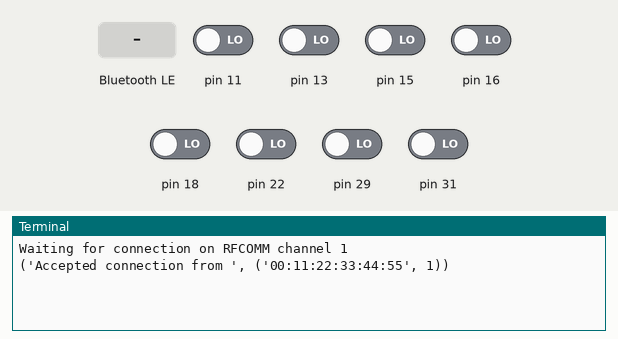
Bench run of a program on a simulated Raspberry Pi (header pin numbers). Parts: the last lines printed to the terminal. Inputs (shaded band) come from the test bench; at power-on: pin 11, pin 13, pin 15, pin 16, pin 18, pin 22, pin 29, pin 31 LOW. A phone connects over Bluetooth after 1 s. At 5.8 s the program stops and its outputs stay as they are.

Above: at 1.2 s.
1.3 s: "voltage" written over Bluetooth
At 2.5 s:
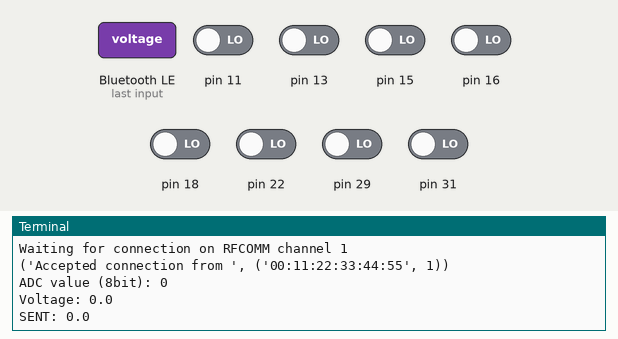
2.8 s: "1" written over Bluetooth
At 3.7 s:
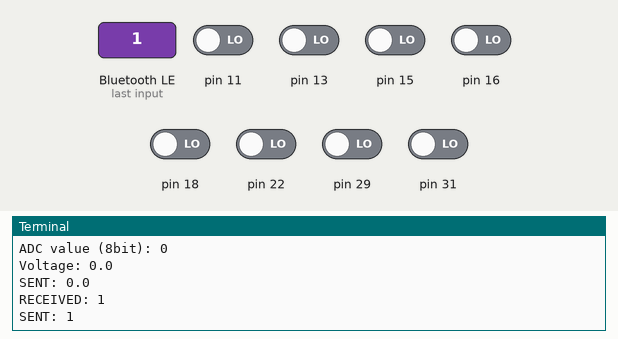
4.3 s: "on" written over Bluetooth
At 4.8 s:
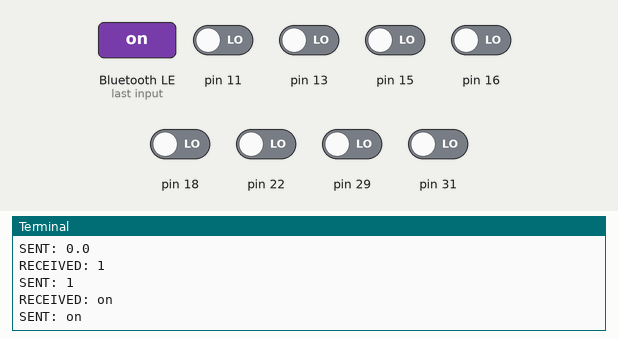
5.8 s: "disconnect" written over Bluetooth
At 7.0 s:
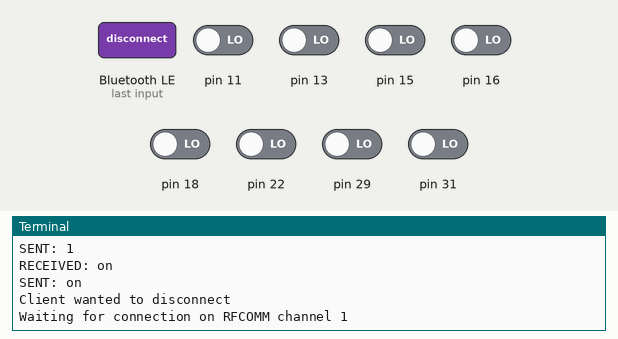

The program:

Bluetooth-SPP_server.py
```python
import os
import glob
import time
import RPi.GPIO as GPIO
from bluetooth import *

#SETUP GPIO LAYOUT
GPIO.setmode(GPIO.BOARD)

#SETUP PINS
GPIO.setup(11, GPIO.IN, pull_up_down = GPIO.PUD_DOWN)
GPIO.setup(13, GPIO.IN, pull_up_down = GPIO.PUD_DOWN)
GPIO.setup(15, GPIO.IN, pull_up_down = GPIO.PUD_DOWN)
GPIO.setup(16, GPIO.IN, pull_up_down = GPIO.PUD_DOWN)
GPIO.setup(18, GPIO.IN, pull_up_down = GPIO.PUD_DOWN)
GPIO.setup(22, GPIO.IN, pull_up_down = GPIO.PUD_DOWN)
GPIO.setup(29, GPIO.IN, pull_up_down = GPIO.PUD_DOWN)
GPIO.setup(31, GPIO.IN, pull_up_down = GPIO.PUD_DOWN)

b1=b2=b3=b4=b5=b6=b7=b8=0
x=1
wait = 0.001

connection = False
server_sock=BluetoothSocket( RFCOMM )
server_sock.bind(("",PORT_ANY))
server_sock.listen(1)

port = server_sock.getsockname()[1]

uuid = "94f39d29-7d6d-437d-973b-fba39e49d4ee"

advertise_service( server_sock, "VoltMeterPiServer",
                   service_id = uuid,
                   service_classes = [ uuid, SERIAL_PORT_CLASS ],
                   profiles = [ SERIAL_PORT_PROFILE ]
#                   protocols = [ OBEX_UUID ]
                    )
while True:
	if(connection == False):
		print("Waiting for connection on RFCOMM channel %d" % port)
		client_sock, client_info = server_sock.accept()
		connection = True
		print("Accepted connection from ", client_info)
	try:
        	data = client_sock.recv(1024)
       		if (data == "disconnect"):
			print("Client wanted to disconnect")
			client_sock.close()
			connection = False
		elif (data == "voltage"):
			if (GPIO.input(11) == True):
				time.sleep(wait)
				if (GPIO.input(11) == True):
					b1 = 1
			else:
				b1 = 0
			if (GPIO.input(13) == True):
				time.sleep(wait)
				if (GPIO.input(13) == True):
					b2 = 1
			else:
				b2 = 0
			if (GPIO.input(15) == True):
				time.sleep(wait)
				if (GPIO.input(15) == True):
					b3 = 1
			else:
				b3 = 0
			if (GPIO.input(16) == True):
				time.sleep(wait)
				if (GPIO.input(16) == True):
					b4 = 1
			else:
				b4 = 0
			if (GPIO.input(18) == True):
				time.sleep(wait)
				if (GPIO.input(18) == True):
					b5 = 1
			else:
				b5 = 0
			if (GPIO.input(22) == True):
				time.sleep(wait)
				if (GPIO.input(22) == True):
					b6 = 1
			else:
				b6 = 0
			if (GPIO.input(29) == True):
				time.sleep(wait)
				if (GPIO.input(29) == True):
					b7 = 1
			else:
				b7 = 0
			if (GPIO.input(31) == True):
				time.sleep(wait)
				if (GPIO.input(31) == True):
					b8 = 1
			else:
				b8 = 0
			val = (1*b1)+(2*b2)
			val = val+(4*b3)+(8*b4)
			val = val+(16*b5)+(32*b6)
			val = val+(64*b7)+(128*b8)
			vol = float(val)/255 * 5
			print "ADC value (8bit): " + str(val)
			print "Voltage: " + str(round(vol,2))
			client_sock.send("%s" % round(vol,2))
			print ("SENT: %s" % round(vol,2))
        	else:
			print("RECEIVED: %s" % data)
			client_sock.send("%s" % data)
			print("SENT: %s" % data)
	except IOError:
    		print("Connection disconnected!")
		client_sock.close()
		connection = False
		pass
	except BluetoothError:
		print("Something wrong with bluetooth")
	except KeyboardInterrupt:
		print("\nDisconnected")
		client_sock.close()
		server_sock.close()
		break
```

Measured:
- after the input at 1.3 s, the terminal: prints a new line at once (image 1)
- after the input at 2.8 s, the terminal: prints a new line at once (image 2)
- after the input at 4.3 s, the terminal: prints a new line at once (image 3)
- after the input at 5.8 s, the terminal: prints a new line at once (image 4)
